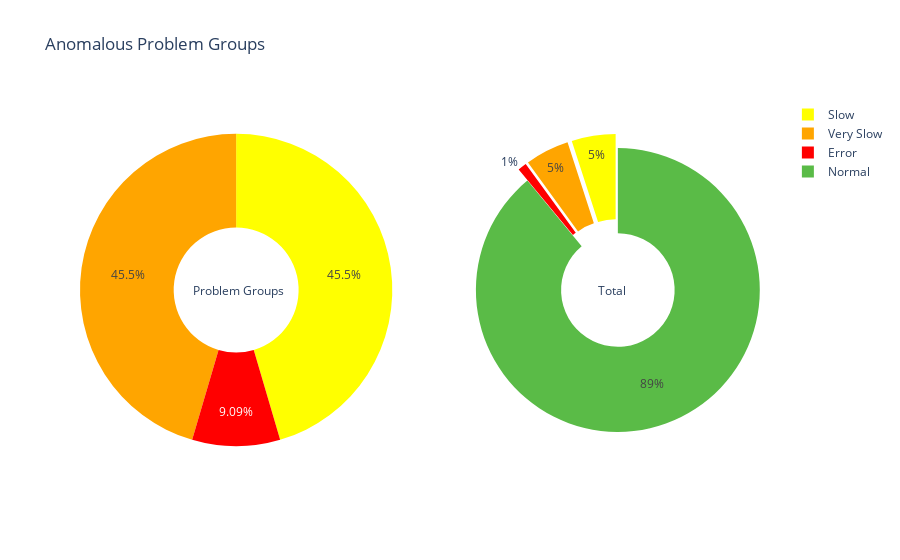

The code cell stored with this chart in its notebook:
### Code cell
import plotly.graph_objects as go
from plotly.subplots import make_subplots

labels = ["Slow", "Very Slow", "Error"]
labels2 = ["Slow", "Very Slow", "Error", "Normal"]

groups_colors =  ['yellow', 'orange', 'red']
all_colors = groups_colors + ["RGB(90,187,71)"]

# Create subplots: use 'domain' type for Pie subplot
fig = make_subplots(rows=1, cols=2, specs=[[{'type':'domain'}, {'type':'domain'}]])

fig.add_trace(go.Pie(labels=labels, values=[45.5, 45.5, 9.1],marker_colors=groups_colors, name="Breakdown of Anomalous Transactions"),
              1, 1)
fig.add_trace(go.Pie(labels=labels2, values=[5, 5, 1, 89], marker_colors=all_colors,name="Total Transactions", pull=[.1, .1, .1, 0]),
              1, 2)

# Use `hole` to create a donut-like pie chart
fig.update_traces(hole=.4, hoverinfo="label+percent+name")

fig.update_layout(
    title_text="Anomalous Problem Groups",
    # Add annotations in the center of the donut pies.
    annotations=[dict(text='Problem Groups', x=0.16, y=0.5, font_size=12, showarrow=False),
                 dict(text='Total', x=0.79, y=0.5, font_size=12, showarrow=False)])
fig.show()

### Figure 1 — Plotly figure (JSON) as saved in the notebook; plotly's stock layout.template omitted (floating-point values rounded to 4 significant figures)
{"data": [{"domain": {"x": [0, 0.45], "y": [0, 1]}, "hole": 0.4, "hoverinfo": "label+percent+name", "labels": ["Slow", "Very Slow", "Error"], "marker": {"colors": ["yellow", "orange", "red"]}, "name": "Breakdown of Anomalous Transactions", "type": "pie", "values": [45.5, 45.5, 9.1]}, {"domain": {"x": [0.55, 1], "y": [0, 1]}, "hole": 0.4, "hoverinfo": "label+percent+name", "labels": ["Slow", "Very Slow", "Error", "Normal"], "marker": {"colors": ["yellow", "orange", "red", "RGB(90,187,71)"]}, "name": "Total Transactions", "pull": [0.1, 0.1, 0.1, 0], "type": "pie", "values": [5, 5, 1, 89]}], "layout": {"annotations": [{"font": {"size": 12}, "showarrow": false, "text": "Problem Groups", "x": 0.16, "y": 0.5}, {"font": {"size": 12}, "showarrow": false, "text": "Total", "x": 0.79, "y": 0.5}], "title": {"text": "Anomalous Problem Groups"}}}
